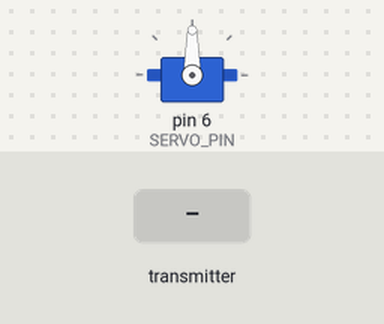
A sketch run on a simulated Arduino Uno, built with avr-gcc and run on an emulated ATmega328P. Shown: servo. Inputs (shaded band) come from the test bench. No radio packets arrive unless stated; what the sketch prints to the serial monitor is not drawn.

Above: at 1.2 s.
1.3 s: the transmitter starts sending joy1x = 0
At 2.5 s:
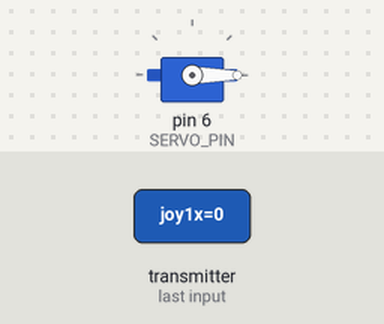
2.8 s: the transmitter starts sending pot = 512
At 3.6 s:
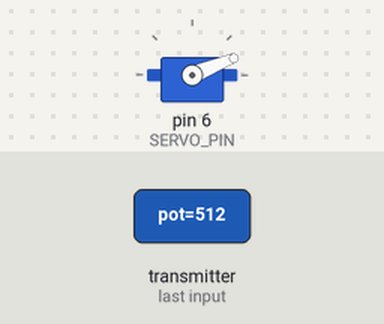
4.3 s: the transmitter starts sending pot = 1023
At 4.7 s:
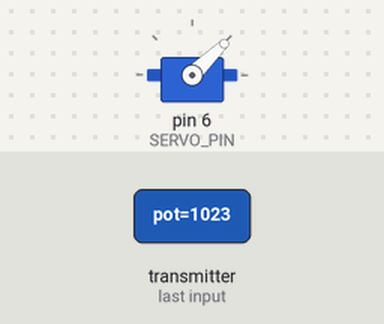
5.8 s: the transmitter starts sending pot = 0
At 7.1 s:
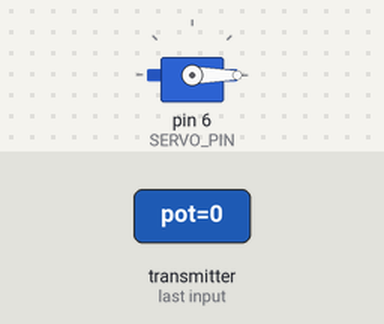
Timing chart, 0 to 8.3 s (numbered marks = the images above; inputs shaded):
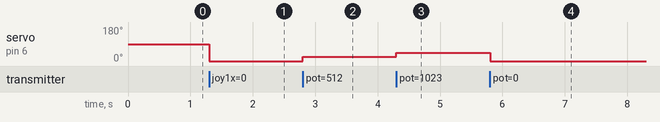

Measured:
- after the input at 1.3 s, servo on pin 6 (SERVO_PIN): 90° → 0° at once
- after the input at 2.8 s, servo on pin 6 (SERVO_PIN): 0° → 22° at once
- after the input at 4.3 s, servo on pin 6 (SERVO_PIN): 22° → 44° at once
- after the input at 5.8 s, servo on pin 6 (SERVO_PIN): 44° → 0° at once

The sketch:

RX.ino
```cpp
#include <SPI.h>
#include <nRF24L01.h>
#include <RF24.h>
#include <Servo.h>

#define NRF_CE    3
#define NRF_CSN   2
#define SERVO_PIN 6

#define JOY_CENTER    2048
#define JOY_DEAD      200
#define POT_MIN_MOVE  50

#define SIGNAL_TIMEOUT_MS 500

RF24  radio(NRF_CE, NRF_CSN);
Servo servo;

const byte address[6] = "00001";

unsigned long lastReceived = 0;

struct Payload {
  uint16_t joy1x, joy1y;
  uint16_t joy2x, joy2y;
  uint16_t pot;
  uint8_t  buttons;
};

int computeAngle(Payload& d) {

  if ((d.buttons >> 5) & 1) return 180;
  if ((d.buttons >> 4) & 1) return 120;
  if ((d.buttons >> 3) & 1) return 60;
  if ((d.buttons >> 2) & 1) return 0;
  if ((d.buttons >> 7) & 1) return 135;
  if ((d.buttons >> 6) & 1) return 45;

  if (d.pot > POT_MIN_MOVE) {
    return map(d.pot, 0, 4095, 0, 180);
  }

  int axes[4] = { (int)d.joy1x, (int)d.joy1y,
                  (int)d.joy2x, (int)d.joy2y };

  int bestDeflection = JOY_DEAD;
  int bestAxis       = -1;

  for (int i = 0; i < 4; i++) {
    int deflection = abs(axes[i] - JOY_CENTER);
    if (deflection > bestDeflection) {
      bestDeflection = deflection;
      bestAxis       = i;
    }
  }

  if (bestAxis >= 0) {
    return map(axes[bestAxis], 0, 4095, 0, 180);
  }

  return 90;
}

void setup() {
  Serial.begin(115200);

  servo.attach(SERVO_PIN, 544, 2400);
  servo.write(90);

  if (!radio.begin()) {
    Serial.println("NRF24 not detected! Check CE=3, CSN=2 wiring.");
    while (1) delay(500);
  }

  radio.openReadingPipe(0, address);
  radio.setPALevel(RF24_PA_LOW);
  radio.setDataRate(RF24_250KBPS);
  radio.startListening();

  lastReceived = millis();
  Serial.println("RX ready.");
}

void loop() {
  if (radio.available()) {
    Payload data;
    radio.read(&data, sizeof(data));
    lastReceived = millis();

    int angle = computeAngle(data);
    servo.write(angle);

    Serial.print("joy1x="); Serial.print(data.joy1x);
    Serial.print(" joy1y="); Serial.print(data.joy1y);
    Serial.print(" joy2x="); Serial.print(data.joy2x);
    Serial.print(" joy2y="); Serial.print(data.joy2y);
    Serial.print(" pot=");   Serial.print(data.pot);
    Serial.print(" btns=");  Serial.print(data.buttons, BIN);
    Serial.print(" → angle="); Serial.println(angle);
  }

  // Failsafe
  if (millis() - lastReceived > SIGNAL_TIMEOUT_MS) {
    servo.write(90);
    Serial.println("SIGNAL LOST — centering servo");
    lastReceived = millis();  // prevent flood of messages
  }
}
```
